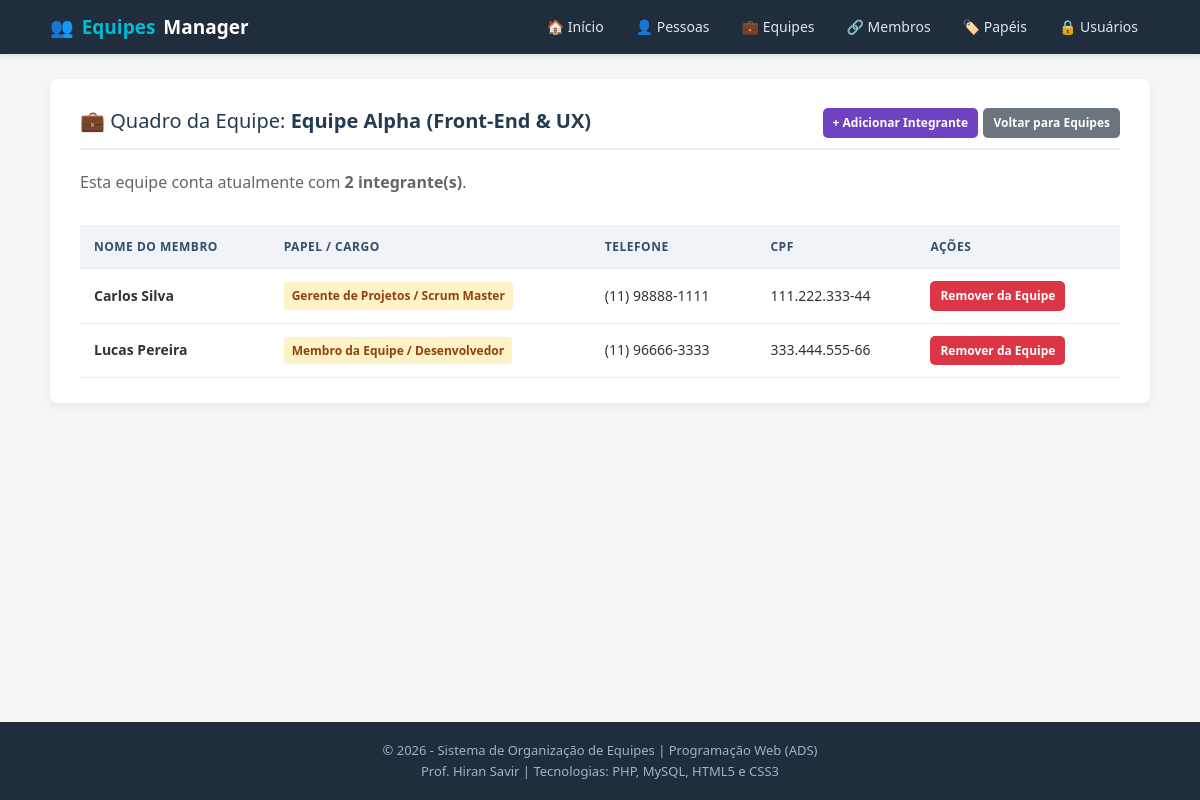
The app's page /ver_equipe.php?id=1 with its own data.
### tables this page shows
CREATE TABLE `tbEquipe` (
    `equipe_id` INT NOT NULL AUTO_INCREMENT,
    `nome` VARCHAR(200) NOT NULL,
    `atualizado_em` TIMESTAMP DEFAULT CURRENT_TIMESTAMP ON UPDATE CURRENT_TIMESTAMP,
    `atualizado_por` INT DEFAULT 1,
    PRIMARY KEY (`equipe_id`),
    UNIQUE KEY `uk_equipe_nome` (`nome`)
);

CREATE TABLE `tbMembros` (
    `membros_id` INT NOT NULL AUTO_INCREMENT,
    `atualizado_em` TIMESTAMP DEFAULT CURRENT_TIMESTAMP ON UPDATE CURRENT_TIMESTAMP,
    `equipe_id` INT NOT NULL,
    `membro_id` INT NOT NULL,
    `atualizado_por` INT DEFAULT 1,
    PRIMARY KEY (`membros_id`),
    CONSTRAINT `fk_membros_equipe` FOREIGN KEY (`equipe_id`) REFERENCES `tbEquipe` (`equipe_id`) ON DELETE CASCADE,
    CONSTRAINT `fk_membros_pessoa` FOREIGN KEY (`membro_id`) REFERENCES `tbPessoas` (`pessoa_id`) ON DELETE CASCADE
);

CREATE TABLE `tbPessoas` (
    `pessoa_id` INT NOT NULL AUTO_INCREMENT,
    `nome` VARCHAR(200) NOT NULL,
    `cpf` VARCHAR(14) NOT NULL,
    `nascimento` DATE NOT NULL,
    `telefone` VARCHAR(20) NOT NULL,
    `pessoa_tipo_id` INT NOT NULL,
    `atualizado_por` INT NOT NULL DEFAULT 1,
    `atualizado_em` DATE NOT NULL,
    PRIMARY KEY (`pessoa_id`),
    UNIQUE KEY `uk_pessoa_cpf` (`cpf`),
    CONSTRAINT `fk_pessoas_tipo` FOREIGN KEY (`pessoa_tipo_id`) REFERENCES `tbPessoaTipo` (`pessoa_tipo_id`)
);

CREATE TABLE `tbPessoaTipo` (
    `pessoa_tipo_id` INT NOT NULL AUTO_INCREMENT,
    `descricao` VARCHAR(200) NOT NULL,
    PRIMARY KEY (`pessoa_tipo_id`),
    UNIQUE KEY `uk_tipo_descricao` (`descricao`)
);

### ver_equipe.php (the view, shortened to what this page needs)
<?php
require_once 'conexao.php';
$equipe_id = isset($_GET['id']) ? (int)$_GET['id'] : 0;
try {
    $stmtEquipe = $pdo->prepare("SELECT * FROM tbEquipe WHERE equipe_id = ?");
    $stmtEquipe->execute([$equipe_id]);
    $equipe = $stmtEquipe->fetch(PDO::FETCH_ASSOC);
    $sqlMembros = "SELECT m.membros_id, p.pessoa_id, p.nome, p.telefone, p.cpf, t.descricao AS papel
                   FROM tbMembros m
                   JOIN tbPessoas p ON m.membro_id = p.pessoa_id
                   LEFT JOIN tbPessoaTipo t ON p.pessoa_tipo_id = t.pessoa_tipo_id
                   WHERE m.equipe_id = ?
                   ORDER BY p.nome ASC";
    $stmtMembros = $pdo->prepare($sqlMembros);
    $stmtMembros->execute([$equipe_id]);
    $membros = $stmtMembros->fetchAll(PDO::FETCH_ASSOC);
} catch (PDOException $erro) {
    die("Erro ao carregar detalhes da equipe: " . $erro->getMessage());
}
require_once 'header.php';
?>
<div class="card">
    <div class="card-titulo">
        <span>💼 Quadro da Equipe: <strong><?php echo htmlspecialchars($equipe['nome']); ?></strong></span>
        <div>
            <a href="cadastro_membro.php" class="btn btn-sm btn-roxo">+ Adicionar Integrante</a>
            <a href="listar_equipes.php" class="btn btn-sm btn-cinza">Voltar para Equipes</a>
        </div>
    </div>
    <p style="color: #666; margin-bottom: 20px;">
        Esta equipe conta atualmente com <strong><?php echo count($membros); ?> integrante(s)</strong>.
    </p>
    <?php if (count($membros) > 0): ?>
        <div class="tabela-container">
            <table class="tabela-dados">
                <thead>
                    <tr>
                        <th>Nome do Membro</th>
                        <th>Papel / Cargo</th>
                        <th>Telefone</th>
                        <th>CPF</th>
                        <th>Ações</th>
                    </tr>
                </thead>
                <tbody>
                    <?php foreach ($membros as $m): ?>
                        <tr>
                            <td><strong><?php echo htmlspecialchars($m['nome']); ?></strong></td>
                            <td><span class="badge badge-papel"><?php echo htmlspecialchars($m['papel']); ?></span></td>
                            <td><?php echo htmlspecialchars($m['telefone']); ?></td>
                            <td><?php echo htmlspecialchars($m['cpf']); ?></td>
                            <td>
                                <a href="excluir_membro.php?id=<?php echo $m['membros_id']; ?>"
                                   class="btn btn-sm btn-vermelho"
                                   onclick="return confirm('Deseja desvincular este membro da equipe?');">Remover da Equipe</a>
                            </td>
                        </tr>
                    <?php endforeach; ?>
                </tbody>
            </table>
        </div>
    <?php else: ?>
        <div class="alerta alerta-info">
            Nenhum membro vinculado a esta equipe ainda. Clique no botão roxo acima para adicionar participantes!
        </div>
    <?php endif; ?>
</div>
<?php require_once 'footer.php'; ?>

### estilo.css (style rules this page uses)
* { box-sizing: border-box; margin: 0; padding: 0; }
body { font-family: 'Segoe UI', Arial, sans-serif; background-color: #f4f7f6; color: #333333; line-height: 1.6; display: flex; flex-direction: column; min-height: 100vh; }
.card { background-color: #ffffff; padding: 25px 30px; border-radius: 8px; box-shadow: 0 4px 10px rgba(0, 0, 0, 0.05); margin-bottom: 25px; }
.card-titulo { font-size: 20px; color: #243b53; margin-bottom: 20px; border-bottom: 2px solid #eaedf1; padding-bottom: 10px; display: flex; justify-content: space-between; align-items: center; flex-wrap: wrap; gap: 10px; }
.btn { display: inline-block; padding: 9px 16px; color: #ffffff; text-decoration: none; border-radius: 5px; font-size: 14px; font-weight: bold; border: none; cursor: pointer; text-align: center; transition: opacity 0.2s, background-color 0.2s; }
.btn-roxo { background-color: #6f42c1; }
.btn-vermelho { background-color: #dc3545; }
.btn-cinza { background-color: #6c757d; }
.btn-sm { padding: 5px 10px; font-size: 12px; }
.tabela-container { overflow-x: auto; }
.tabela-dados { width: 100%; border-collapse: collapse; margin-top: 10px; background-color: #ffffff; }
.tabela-dados th, .tabela-dados td { padding: 12px 14px; text-align: left; border-bottom: 1px solid #eaedf1; font-size: 14px; }
.tabela-dados th { background-color: #f0f4f8; color: #334e68; font-weight: 600; text-transform: uppercase; font-size: 12px; letter-spacing: 0.5px; }
.badge { display: inline-block; padding: 4px 8px; border-radius: 4px; font-size: 12px; font-weight: 600; }
.badge-papel { background-color: #fef3c7; color: #92400e; }

### records on screen
tbequipe: nome "Equipe Alpha (Front-End & UX)"
tbmembros: membro.nome "Carlos Silva", tbpessoatipo.descricao "Gerente de Projetos / Scrum Master", membro.telefone "(11) 98888-1111", membro.cpf "111.222.333-44"
tbmembros: membro.nome "Lucas Pereira", tbpessoatipo.descricao "Membro da Equipe / Desenvolvedor", membro.telefone "(11) 96666-3333", membro.cpf "333.444.555-66"

### other values on screen
count($membros) "2"
